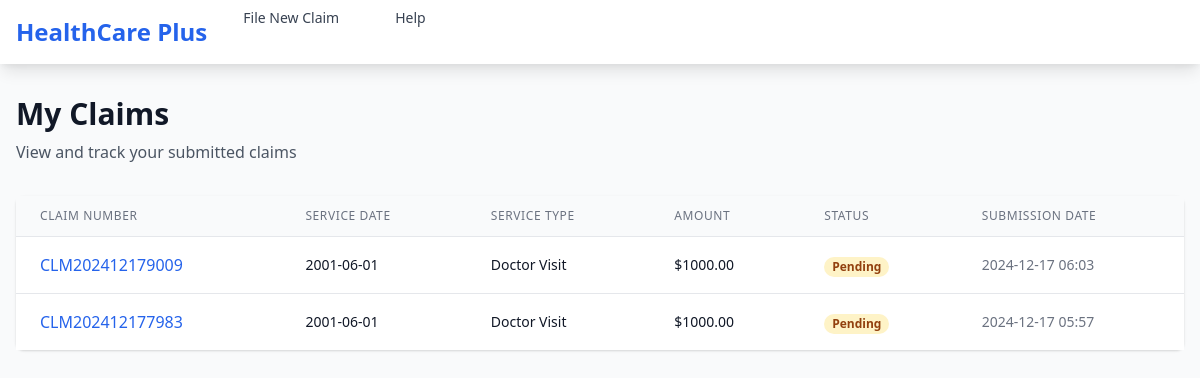
/my-claims, run on the app's committed database.
### app.py (models this page shows, shortened)
class Claim(db.Model):
    __tablename__ = 'claim'
    id = db.Column(db.Integer, primary_key=True)
    claim_number = db.Column(db.String(20), unique=True, nullable=False)
    patient_name = db.Column(db.String(100), nullable=False)
    policy_number = db.Column(db.String(50), nullable=False)
    service_date = db.Column(db.Date, nullable=False)
    service_type = db.Column(db.String(50), nullable=False)
    provider_name = db.Column(db.String(100), nullable=False)
    provider_address = db.Column(db.String(200), nullable=False)
    amount = db.Column(db.Float, nullable=False)
    status = db.Column(db.String(20), default='pending')
    created_at = db.Column(db.DateTime, default=datetime.utcnow)
    updated_at = db.Column(db.DateTime, default=datetime.utcnow, onupdate=datetime.utcnow)

### app.py (the view)
@app.route('/my-claims')
def my_claims():
    claims = Claim.query.order_by(Claim.created_at.desc()).all()
    return render_template('my_claims.html', claims=claims)

### templates/my_claims.html (shortened to what this page needs)
<!DOCTYPE html>
<html lang="en">
<head>
    <link href="https://cdnjs.cloudflare.com/ajax/libs/tailwindcss/2.2.19/tailwind.min.css" rel="stylesheet">
</head>
<body class="bg-gray-50">
    <nav class="bg-white shadow-lg">
        <div class="max-w-7xl mx-auto px-4">
            <div class="flex justify-between h-16">
                <div class="flex">
                    <div class="flex-shrink-0 flex items-center">
                        <span class="text-2xl font-bold text-blue-600">HealthCare Plus</span>
                    </div>
                    <div class="hidden md:ml-6 md:flex md:space-x-8">
                        <a href="{{ url_for('file_claim') }}" class="text-gray-700 hover:text-blue-600 px-3 py-2 rounded-md text-sm font-medium">File New Claim</a>
                        <a href="#" class="text-gray-700 hover:text-blue-600 px-3 py-2 rounded-md text-sm font-medium">Help</a>
                    </div>
                </div>
            </div>
        </div>
    </nav>
    <div class="max-w-7xl mx-auto px-4 py-8">
        <div class="mb-8">
            <h1 class="text-3xl font-bold text-gray-900">My Claims</h1>
            <p class="mt-2 text-gray-600">View and track your submitted claims</p>
        </div>
        <div class="bg-white shadow rounded-lg">
            {% if claims %}
            <div class="overflow-x-auto">
                <table class="min-w-full divide-y divide-gray-200">
                    <thead class="bg-gray-50">
                        <tr>
                            <th scope="col" class="px-6 py-3 text-left text-xs font-medium text-gray-500 uppercase tracking-wider">
                                Claim Number
                            </th>
                            <th scope="col" class="px-6 py-3 text-left text-xs font-medium text-gray-500 uppercase tracking-wider">
                                Service Date
                            </th>
                            <th scope="col" class="px-6 py-3 text-left text-xs font-medium text-gray-500 uppercase tracking-wider">
                                Service Type
                            </th>
                            <th scope="col" class="px-6 py-3 text-left text-xs font-medium text-gray-500 uppercase tracking-wider">
                                Amount
                            </th>
                            <th scope="col" class="px-6 py-3 text-left text-xs font-medium text-gray-500 uppercase tracking-wider">
                                Status
                            </th>
                            <th scope="col" class="px-6 py-3 text-left text-xs font-medium text-gray-500 uppercase tracking-wider">
                                Submission Date
                            </th>
                        </tr>
                    </thead>
                    <tbody class="bg-white divide-y divide-gray-200">
                        {% for claim in claims %}
                        <tr class="hover:bg-gray-50">
                            <td class="px-6 py-4 whitespace-nowrap">
                                <a href="{{ url_for('claim_status', claim_id=claim.id) }}" class="text-blue-600 hover:text-blue-900">
                                    {{ claim.claim_number }}
                                </a>
                            </td>
                            <td class="px-6 py-4 whitespace-nowrap text-sm text-gray-900">
                                {{ claim.service_date.strftime('%Y-%m-%d') }}
                            </td>
                            <td class="px-6 py-4 whitespace-nowrap text-sm text-gray-900">
                                {{ claim.service_type|replace('_', ' ')|title }}
                            </td>
                            <td class="px-6 py-4 whitespace-nowrap text-sm text-gray-900">
                                ${{ "%.2f"|format(claim.amount) }}
                            </td>
                            <td class="px-6 py-4 whitespace-nowrap">
                                <span class="px-2 inline-flex text-xs leading-5 font-semibold rounded-full
                                    {% if claim.status == 'pending' %}bg-yellow-100 text-yellow-800
                                    {% elif claim.status == 'approved' %}bg-green-100 text-green-800
                                    {% else %}bg-red-100 text-red-800{% endif %}">
                                    {{ claim.status|title }}
                                </span>
                            </td>
                            <td class="px-6 py-4 whitespace-nowrap text-sm text-gray-500">
                                {{ claim.created_at.strftime('%Y-%m-%d %H:%M') }}
                            </td>
                        </tr>
                        {% endfor %}
                    </tbody>
                </table>
            </div>
            {% endif %}
        </div>
    </div>
</body>
</html>

### data on the page
Claim: claim_number "CLM202412179009", service_date "2001-06-01", service_type "Doctor Visit", amount "1000.00", status "Pending", created_at "2024-12-17 06:03"
Claim: claim_number "CLM202412177983", service_date "2001-06-01", service_type "Doctor Visit", amount "1000.00", status "Pending", created_at "2024-12-17 05:57"
